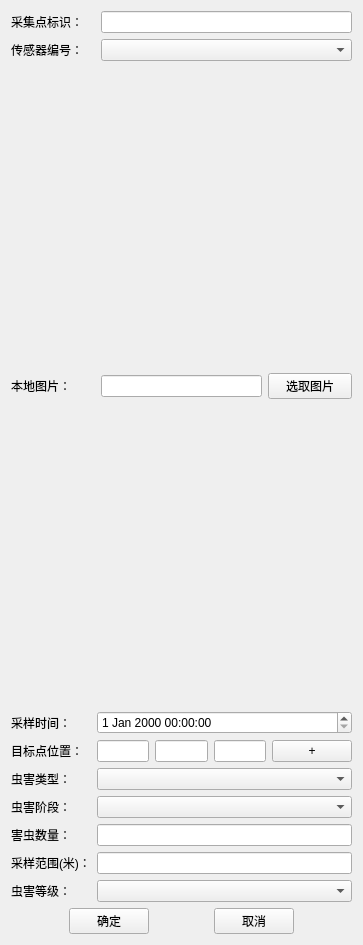
<?xml version="1.0" encoding="UTF-8"?>
<ui version="4.0">
 <class>AgriPestAndDiseaseDataCollectDialog</class>
 <widget class="QWidget" name="AgriPestAndDiseaseDataCollectDialog">
  <property name="geometry">
   <rect>
    <x>0</x>
    <y>0</y>
    <width>363</width>
    <height>923</height>
   </rect>
  </property>
  <property name="minimumSize">
   <size>
    <width>0</width>
    <height>0</height>
   </size>
  </property>
  <property name="windowTitle">
   <string>Form</string>
  </property>
  <layout class="QVBoxLayout" name="verticalLayout">
   <item>
    <layout class="QGridLayout" name="gridLayout_3">
     <item row="1" column="0">
      <widget class="QLabel" name="label">
       <property name="minimumSize">
        <size>
         <width>84</width>
         <height>0</height>
        </size>
       </property>
       <property name="maximumSize">
        <size>
         <width>84</width>
         <height>16777215</height>
        </size>
       </property>
       <property name="text">
        <string>采集点标识：</string>
       </property>
      </widget>
     </item>
     <item row="1" column="1">
      <widget class="QLineEdit" name="collect_point_name"/>
     </item>
    </layout>
   </item>
   <item>
    <widget class="QWidget" name="sensor_recognize_widget" native="true">
     <layout class="QVBoxLayout" name="sensor_recognize">
      <property name="leftMargin">
       <number>0</number>
      </property>
      <property name="topMargin">
       <number>0</number>
      </property>
      <property name="rightMargin">
       <number>0</number>
      </property>
      <property name="bottomMargin">
       <number>0</number>
      </property>
      <item>
       <layout class="QGridLayout" name="gridLayout_2">
        <item row="2" column="0">
         <widget class="QLabel" name="label_3">
          <property name="minimumSize">
           <size>
            <width>84</width>
            <height>0</height>
           </size>
          </property>
          <property name="maximumSize">
           <size>
            <width>84</width>
            <height>16777215</height>
           </size>
          </property>
          <property name="text">
           <string>传感器编号：</string>
          </property>
         </widget>
        </item>
        <item row="2" column="1">
         <widget class="QComboBox" name="combo_sensor"/>
        </item>
       </layout>
      </item>
      <item>
       <widget class="QLabel" name="sensor_recognize_image">
        <property name="minimumSize">
         <size>
          <width>0</width>
          <height>300</height>
         </size>
        </property>
        <property name="text">
         <string/>
        </property>
       </widget>
      </item>
     </layout>
    </widget>
   </item>
   <item>
    <widget class="QWidget" name="image_recognize_widget" native="true">
     <layout class="QVBoxLayout" name="sensor_recognize_2">
      <property name="leftMargin">
       <number>0</number>
      </property>
      <property name="topMargin">
       <number>0</number>
      </property>
      <property name="rightMargin">
       <number>0</number>
      </property>
      <property name="bottomMargin">
       <number>0</number>
      </property>
      <item>
       <layout class="QHBoxLayout" name="horizontalLayout_2">
        <item>
         <widget class="QLabel" name="label_11">
          <property name="minimumSize">
           <size>
            <width>84</width>
            <height>0</height>
           </size>
          </property>
          <property name="maximumSize">
           <size>
            <width>84</width>
            <height>16777215</height>
           </size>
          </property>
          <property name="text">
           <string>本地图片：</string>
          </property>
         </widget>
        </item>
        <item>
         <widget class="QLineEdit" name="image_path"/>
        </item>
        <item>
         <widget class="QPushButton" name="btnSelect">
          <property name="minimumSize">
           <size>
            <width>84</width>
            <height>0</height>
           </size>
          </property>
          <property name="maximumSize">
           <size>
            <width>84</width>
            <height>16777215</height>
           </size>
          </property>
          <property name="text">
           <string>选取图片</string>
          </property>
         </widget>
        </item>
       </layout>
      </item>
      <item>
       <widget class="QLabel" name="image_recognize_image">
        <property name="minimumSize">
         <size>
          <width>0</width>
          <height>300</height>
         </size>
        </property>
        <property name="text">
         <string/>
        </property>
       </widget>
      </item>
     </layout>
    </widget>
   </item>
   <item>
    <layout class="QGridLayout" name="gridLayout">
     <item row="3" column="2">
      <layout class="QHBoxLayout" name="horizontalLayout_3">
       <item>
        <widget class="QLineEdit" name="target_pos_lon"/>
       </item>
       <item>
        <widget class="QLineEdit" name="target_pos_lat"/>
       </item>
       <item>
        <widget class="QLineEdit" name="target_pos_alt"/>
       </item>
       <item>
        <widget class="QPushButton" name="btnPick">
         <property name="text">
          <string>+</string>
         </property>
        </widget>
       </item>
      </layout>
     </item>
     <item row="3" column="0">
      <widget class="QLabel" name="label_8">
       <property name="text">
        <string>目标点位置：</string>
       </property>
      </widget>
     </item>
     <item row="1" column="0">
      <widget class="QLabel" name="label_2">
       <property name="text">
        <string>采样时间：</string>
       </property>
      </widget>
     </item>
     <item row="4" column="0">
      <widget class="QLabel" name="label_5">
       <property name="text">
        <string>虫害类型：</string>
       </property>
      </widget>
     </item>
     <item row="6" column="0">
      <widget class="QLabel" name="label_7">
       <property name="text">
        <string>害虫数量：</string>
       </property>
      </widget>
     </item>
     <item row="1" column="2">
      <widget class="QDateTimeEdit" name="collect_time"/>
     </item>
     <item row="7" column="2">
      <widget class="QLineEdit" name="pest_range"/>
     </item>
     <item row="8" column="0">
      <widget class="QLabel" name="label_10">
       <property name="text">
        <string>虫害等级：</string>
       </property>
      </widget>
     </item>
     <item row="8" column="2">
      <widget class="QComboBox" name="combo_pest_level"/>
     </item>
     <item row="7" column="0">
      <widget class="QLabel" name="label_9">
       <property name="text">
        <string>采样范围(米)：</string>
       </property>
      </widget>
     </item>
     <item row="5" column="2">
      <widget class="QComboBox" name="combo_pest_stage"/>
     </item>
     <item row="4" column="2">
      <widget class="QComboBox" name="combo_pest_category"/>
     </item>
     <item row="5" column="0">
      <widget class="QLabel" name="label_6">
       <property name="text">
        <string>虫害阶段：</string>
       </property>
      </widget>
     </item>
     <item row="6" column="2">
      <widget class="QLineEdit" name="pest_count"/>
     </item>
    </layout>
   </item>
   <item>
    <layout class="QHBoxLayout" name="horizontalLayout">
     <item>
      <spacer name="horizontalSpacer">
       <property name="orientation">
        <enum>Qt::Horizontal</enum>
       </property>
       <property name="sizeHint" stdset="0">
        <size>
         <width>40</width>
         <height>20</height>
        </size>
       </property>
      </spacer>
     </item>
     <item>
      <widget class="QPushButton" name="btnOK">
       <property name="text">
        <string>确定</string>
       </property>
      </widget>
     </item>
     <item>
      <spacer name="horizontalSpacer_2">
       <property name="orientation">
        <enum>Qt::Horizontal</enum>
       </property>
       <property name="sizeHint" stdset="0">
        <size>
         <width>40</width>
         <height>20</height>
        </size>
       </property>
      </spacer>
     </item>
     <item>
      <widget class="QPushButton" name="btnCancel">
       <property name="text">
        <string>取消</string>
       </property>
      </widget>
     </item>
     <item>
      <spacer name="horizontalSpacer_3">
       <property name="orientation">
        <enum>Qt::Horizontal</enum>
       </property>
       <property name="sizeHint" stdset="0">
        <size>
         <width>40</width>
         <height>20</height>
        </size>
       </property>
      </spacer>
     </item>
    </layout>
   </item>
  </layout>
 </widget>
 <resources/>
 <connections/>
</ui>
